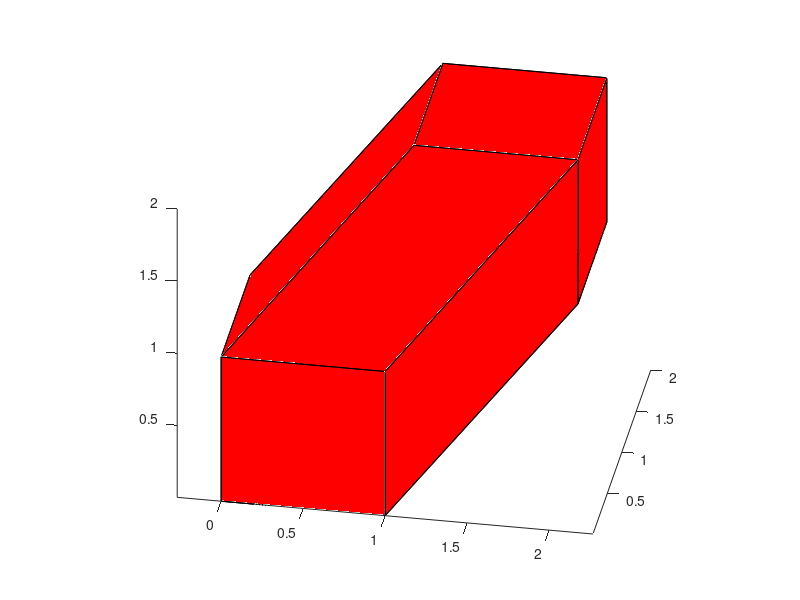

Recreate this plot in MATLAB.
%STEINERPOLYTOPE_DEMO  One-line description here, please.
%
%   output = steinerPolytope_demo(input)
%
%   Example
%   steinerPolytope_demo
%
%   See also
%
 
% ------
% Author: David Legland
% e-mail: david.legland@inrae.fr
% INRAE - BIA Research Unit - BIBS Platform (Nantes)
% Created: 2020-01-22,    using Matlab 9.7.0.1247435 (R2019b) Update 2
% Copyright 2020 INRAE.

vecList = [1 0 0; 0 1 0; 0 0 1; 1 1 1];
[v, f] = steinerPolytope(vecList);
figure; drawMesh(v, f);
axis equal; view([10 30]);

print(gcf, 'steinerPolytope.png', '-dpng');
